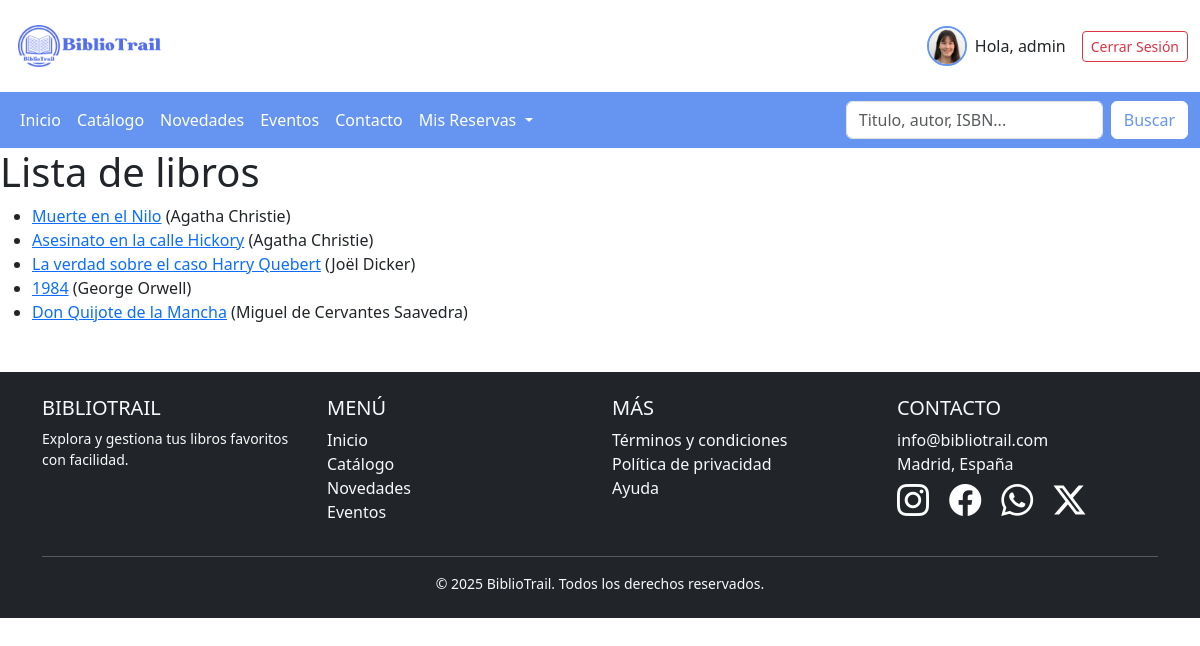
/catalogo/libros/ (signed in), run on the app's committed database.
### autenticacion/models.py (models this page shows, shortened)
class PerfilUsuario(models.Model):
    user = models.OneToOneField(User, on_delete=models.CASCADE, related_name="perfil")
    nombre = models.CharField(max_length=200, blank=True, null=True)
    apellido = models.CharField(max_length=200, blank=True, null=True)
    email = models.EmailField(max_length=500, blank=True, null=True)
    username = models.CharField(max_length=200, blank=True, null=True)
    dni = models.CharField(max_length=9, unique=True, blank=True, null=True, help_text="Ingrese su DNI")
    sexo = models.CharField(max_length=6, choices=[('M', 'Hombre'), ('F', 'Mujer')], blank=True, null=True)
    direccion = models.TextField(max_length=250, blank=True, null=True, help_text="Ingrese la dirección de su domicilio")
    codigo_postal = models.CharField(max_length=5, blank=True, null=True)
    ciudad = models.CharField(max_length=40, blank=True, null=True)
    provincia = models.CharField(max_length=40, blank=True, null=True)
    avatar = models.ImageField(null=True,blank=True , default="avatar.svg")
    bio = models.TextField(null=True)
    created = models.DateTimeField(auto_now_add=True)
    class Meta:
        ordering = ['created']
        verbose_name = "Perfil de usuario"
        verbose_name_plural = "Perfiles de usuarios"

### catalogo/models.py (models this page shows, shortened)
class Libro(models.Model):
    titulo = models.CharField(max_length=250)
    resumen = models.TextField(max_length=2000, help_text="Ingrese un breve resumen del libro")
    isbn = models.CharField('ISBN', max_length=13, help_text="Ingrese el ISBN del libro")
    editorial = models.CharField(max_length=200, help_text="Ingrese la editorial del libro")
    autor = models.ManyToManyField('Autor', help_text="Seleccione un autor para este libro")
    genero = models.ManyToManyField(Genero,help_text= "Escoja un genero para este libro")
    idioma = models.ForeignKey(Idioma, on_delete=models.SET_NULL, null=True, help_text="Seleccione el idioma del libro")
    def get_absolute_url(self):
        return reverse('detalles-libro', args=[str(self.id)]) #Devuelve la URL a una instancia de Libro
    def mostrar_generos(self):
        return ', '.join([ genero.nombre for genero in self.genero.all()])
    mostrar_generos.short_description = 'Generos'
    def mostrar_autores(self):
        return ', '.join([ f"{autor.apellidos} , {autor.nombre}" for autor in self.autor.all()])
    mostrar_autores.short_description = 'Autor'
    class Meta:
        verbose_name = "Libro"
        verbose_name_plural = "Libros"

class Autor(models.Model):
    nombre = models.CharField(max_length=100)
    apellidos = models.CharField(max_length=150)
    fecha_nacimiento = models.DateField(null=True, blank=True)
    fecha_defuncion = models.DateField(null=True, blank=True)
    biografia = models.TextField(max_length=2000, help_text="Ingrese una breve biografia del autor")
    class Meta:
        verbose_name = "Autor"  # Nombre singular
        verbose_name_plural = "Autores"  # Nombre en plural

### catalogo/views.py (the view)
# urls.py: path('libros/', views.LibroListView.as_view(), name='libros'),
class LibroListView(generic.ListView):
    model = Libro
    paginate_by = 10

### catalogo/templates/catalogo/libro_list.html
{% extends "BibliotrailApp/base.html" %}
{% block content %}
    <h1>Lista de libros</h1>
    {% if libro_list %}
    <ul>
      {% for libro in libro_list %}
      <li>
        <a href="{{ libro.get_absolute_url }}">{{ libro.titulo }}</a> ({% for autor in libro.autor.all %}{{ autor.nombre }} {{ autor.apellidos }}{% if not forloop.last %}, {% endif %}{% endfor %})
      </li>
      {% endfor %}
    </ul>
    {% else %}
      <p>No hay libros en la biblioteca.</p>
    {% endif %}
{% endblock %}

### BibliotrailApp/templates/BibliotrailApp/base.html (shortened to what this page needs)
<!DOCTYPE html>
<html lang="en">
<head>
    {% load static %}
    <link href="https://cdn.jsdelivr.net/npm/bootstrap@5.3.3/dist/css/bootstrap.min.css" rel="stylesheet">
    <link rel="stylesheet" href="https://cdn.jsdelivr.net/npm/bootstrap-icons@1.11.3/font/bootstrap-icons.min.css">
    <link href="{% static 'BibliotrailApp/css/style.css' %}" rel="stylesheet">
</head>
<body>
    <header class="container-fluid py-3">
        <div class="row align-items-center">
            <div class="col-6 col-md-3">
                <img src="{% static 'BibliotrailApp/images/BiblioTrail.png' %}" alt="Logo BiblioTrail" class="img-fluid" style="max-width: 150px;">
            </div>
            <div class="col-6 col-md-9 text-end">
                <div class="d-flex flex-column flex-sm-row align-items-center justify-content-end gap-3">
                    {% if user.is_authenticated %}
                        <a href="{% url 'perfil' %}" class="d-flex align-items-center text-decoration-none text-dark">
                            <img src="{{request.user.perfil.avatar.url}}" alt="Avatar"
                                class="rounded-circle img-fluid" style="width: 40px; height: 40px; object-fit: cover; border: 2px solid #6595f0;">
                            <span class="ms-2 d-none d-sm-inline">Hola, {{ user.username }}</span>
                        </a>
                        <a href="{% url 'cerrar_sesion' %}" class="btn btn-outline-danger btn-sm">Cerrar Sesión</a>
                    {% else %}
                        <a href="{% url 'register' %}" class="btn btn-danger btn-sm">Registrarse</a>
                        <a href="{% url 'iniciar_sesion' %}" class="btn btn-outline-danger btn-sm">Iniciar Sesión</a>
                    {% endif %}
                </div>
            </div>
        </div>
    </header>
    <nav class="navbar navbar-expand-lg navbar-custom">
        <div class="container-fluid" >
            <div class="collapse navbar-collapse" id="navbarSupportedContent">
                <ul class="navbar-nav me-auto mb-2 mb-lg-0">
                    <li class="nav-item">
                        <a class="nav-link {% if request.path == '/' %} active {% endif %}" aria-current="page" href="{% url 'Inicio' %}">Inicio</a>
                    </li>
                    <li class="nav-item ">
                        <a class="nav-link {% if request.path == '/catalogo/' %} active {% endif %}" href="{% url 'Catalogo' %}">Catálogo</a>
                    </li>
                    <li class="nav-item">
                        <a class="nav-link {% if request.path == '/novedades/' %} active {% endif %}" href="{% url 'Novedades' %}">Novedades</a>
                    </li>
                    <li class="nav-item">
                        <a class="nav-link {% if request.path == '/eventos/' %} active {% endif %}" href="{% url 'Eventos' %}">Eventos</a>
                    </li>
                    <li class="nav-item">
                        <a class="nav-link {% if request.path == '/contacto/' %} active {% endif %}" href="{% url 'Contacto' %}">Contacto</a>
                    </li>
                    <li class="nav-item dropdown">
                        <a class="nav-link dropdown-toggle" href="{% url 'Reservas' %}" role="button" data-bs-toggle="dropdown" aria-expanded="false">
                            Mis Reservas
                        </a>
                    </li>
                </ul>
                <form class="d-flex" role="search">
                    <input class="form-control me-2" type="search" placeholder="Titulo, autor, ISBN..." aria-label="Search">
                    <button class="btn custom-search-btn" type="submit">Buscar</button>
                </form>
            </div>
        </div>
    </nav>
     {% block content %}
     {% endblock %}
    <footer class="bg-dark text-light py-4 mt-5">
        <div class="container">
            <div class="row text-center text-md-start">
                <div class="col-md-3 mb-4 mb-md-0">
                    <h5 class="text-uppercase">BiblioTrail</h5>
                    <p class="small">Explora y gestiona tus libros favoritos con facilidad.</p>
                </div>
                <div class="col-md-3 mb-4 mb-md-0">
                    <h5 class="text-uppercase">Menú</h5>
                    <ul class="list-unstyled">
                        <li><a href="{% if request.path == '/' %} # {% else %} {% url 'Inicio' %} {% endif %}" class="text-light text-decoration-none">Inicio</a></li>
                        <li><a href="{% url 'Catalogo' %}" class="text-light text-decoration-none">Catálogo</a></li>
                        <li><a href="{% url 'Novedades' %}" class="text-light text-decoration-none">Novedades</a></li>
                        <li><a href="{% url 'Eventos' %}" class="text-light text-decoration-none">Eventos</a></li>
                    </ul>
                </div>
                <div class="col-md-3 mb-4 mb-md-0">
                    <h5 class="text-uppercase">Más</h5>
                    <ul class="list-unstyled">
                        <li><a href="#" class="text-light text-decoration-none">Términos y condiciones</a></li>
                        <li><a href="#" class="text-light text-decoration-none">Política de privacidad</a></li>
                        <li><a href="#" class="text-light text-decoration-none">Ayuda</a></li>
                    </ul>
                </div>
                <div class="col-md-3">
                    <h5 class="text-uppercase">Contacto</h5>
                    <ul class="list-unstyled">
                        <li> info@bibliotrail.com</li>
                        <li> Madrid, España</li>
                        <a href="#" class="text-decoration-none text-white"><i class="bi bi-instagram fs-2 me-3"></i></a>
                        <a href="#" class="text-decoration-none text-white"><i class="bi bi-facebook fs-2 me-3"></i></a>
                        <a href="#" class="text-decoration-none text-white"><i class="bi bi-whatsapp fs-2 me-3"></i></a>
                        <a href="#" class="text-decoration-none text-white"><i class="bi bi-twitter-x fs-2 me-3"></i></a>
                    </ul>
                </div>
            </div>
            <hr class="bg-light">
            <div class="text-center">
                <p class="small mb-0">&copy; 2025 BiblioTrail. Todos los derechos reservados.</p>
            </div>
        </div>
    </footer>
</body>
</html>

### BibliotrailApp/static/BibliotrailApp/css/style.css (style rules this page uses)
.navbar-custom { background-color: #6595f0 !important; }
.navbar-custom .navbar-nav .nav-link { color: white !important; }
.custom-search-btn { color: #6595f0; background-color: white; border-color: white; }

### data on the page
Libro: titulo "Muerte en el Nilo"
Autor: nombre "Agatha", apellidos "Christie"
Libro: titulo "Asesinato en la calle Hickory"
Libro: titulo "La verdad sobre el caso Harry Quebert"
Autor: nombre "Joël", apellidos "Dicker"
Libro: titulo "1984"
Autor: nombre "George", apellidos "Orwell"
Libro: titulo "Don Quijote de la Mancha"
Autor: nombre "Miguel", apellidos "de Cervantes Saavedra"

### other printed values
{{ user.username }} "admin"
